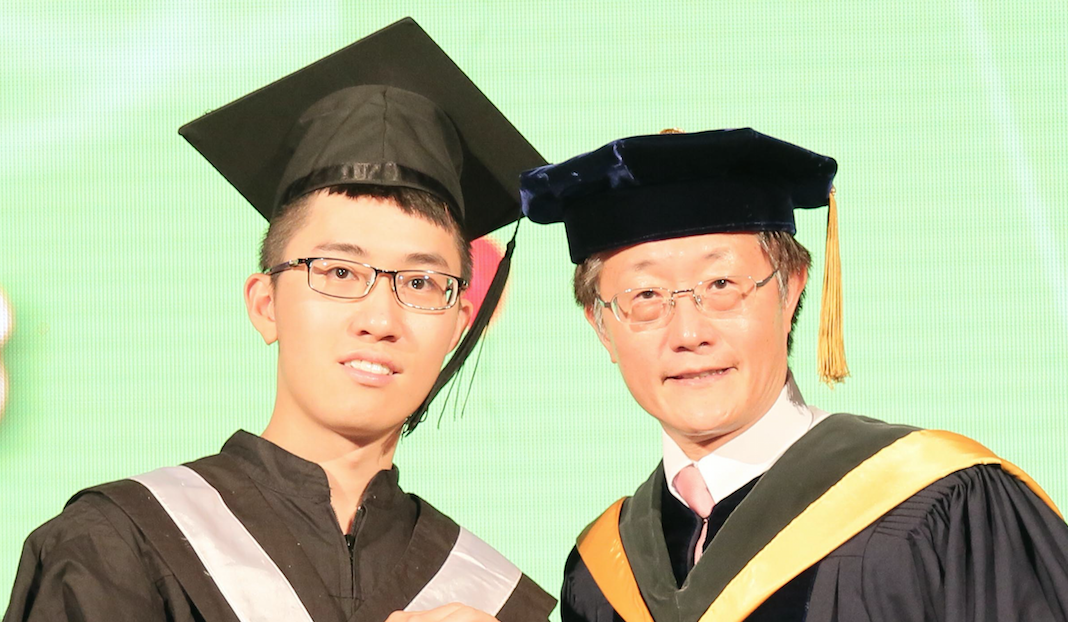
#> input picture ComputerVision OpenCV/facialRecognition/imgs/graduation2.png, 1068 x 622 px
$ python croppingFacialsFromFacialRecognition.py   (older library calls are emulated)
#> lines starting #> are read from the running program, lines starting #| are printed output that depends on the picture; after the words box and inside, x2 and y2 are one past the last pixel; in counts of white or black regions, pixels touching at a corner belong together
#adding in the pillow library for image cutting (crop)
from PIL import Image
import cv2

faceCascade = cv2.CascadeClassifier("haarcascade_frontalface_default.xml")

imagePath = "./imgs/graduation2.png"
image = cv2.imread(imagePath)
#> image is the input picture: shape (622, 1068, 3); mean B, G, R 151.8, 185, 176.7

faces = faceCascade.detectMultiScale(image, scaleFactor=1.1, minNeighbors = 6, minSize=(30,30),
	flags=cv2.CASCADE_SCALE_IMAGE)
#> faces = [[268, 194, 213, 213], [592, 225, 190, 190]]

cv2.rectangle(image, (10, image.shape[0]-20), (110,image.shape[0]), (0,0,0), 1)
#> image: shape (622, 1068, 3); 0.02% of pixels changed, all inside (x1, y1, x2, y2) = (10, 602, 111, 622)
cv2.putText(image, "Found ' " + str(len(faces)) + " ' Faces.", (10,image.shape[0]-5),\
 cv2.FONT_HERSHEY_SIMPLEX, 0.5,	(255,255,255), 2)

count = 0
for x, y, w, h in faces:
	cv2.rectangle(image, (x,y), (x+w, y+h), (128,255,0), 2)
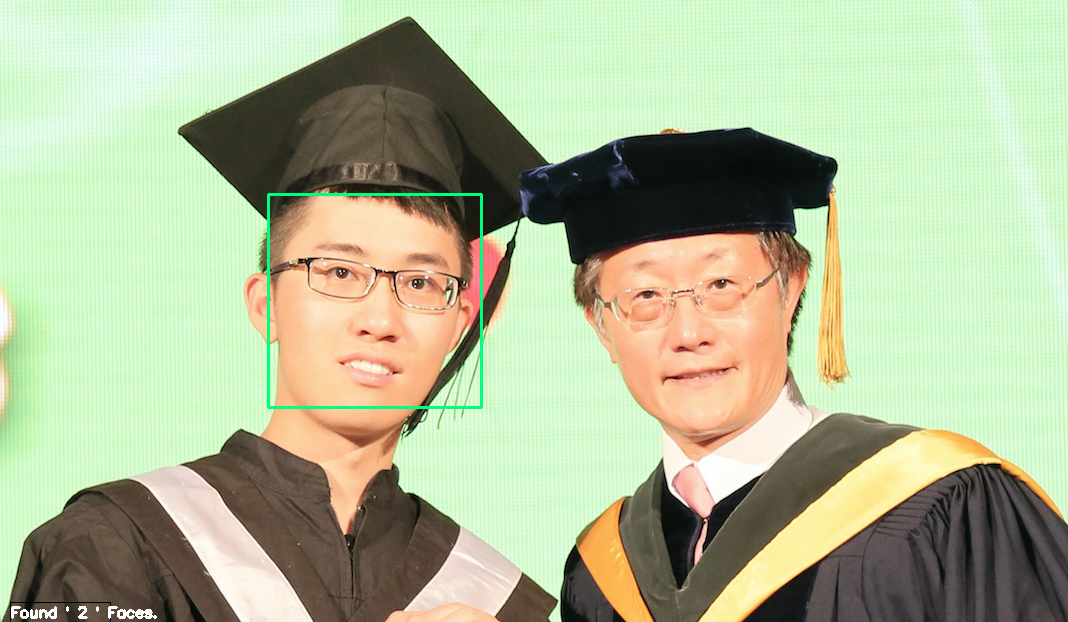
#> image: shape (622, 1068, 3); mean B, G, R 152.1, 185.6, 176.2
	#heres where the pillow comes in to save the day~~~
	faceImagePath = "./facialImages/face" + str(count) + ".png"
	foundFace = Image.open(imagePath)
	foundFace1 = foundFace.crop((x, y, x+w, y+h))
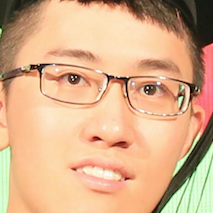
#> foundFace1: PIL image 213x213 RGBA; mean R, G, B, A 217.1, 174.2, 137.3, 255
	foundFace = foundFace1.resize((200,200), Image.ANTIALIAS)
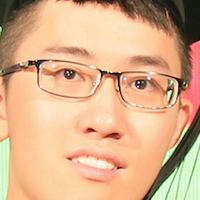
#> foundFace: PIL image 200x200 RGBA; mean R, G, B, A 217.1, 174.2, 137.3, 255
	foundFace.save(faceImagePath)
	count+=1

cv2.namedWindow("Facial Recognition", cv2.WINDOW_NORMAL)
cv2.imshow("Facial Recognition", image)
cv2.waitKey(0)
print("Facial Images Saved at : ./facialImages")
cv2.destroyWindow("Facial Recognition")
